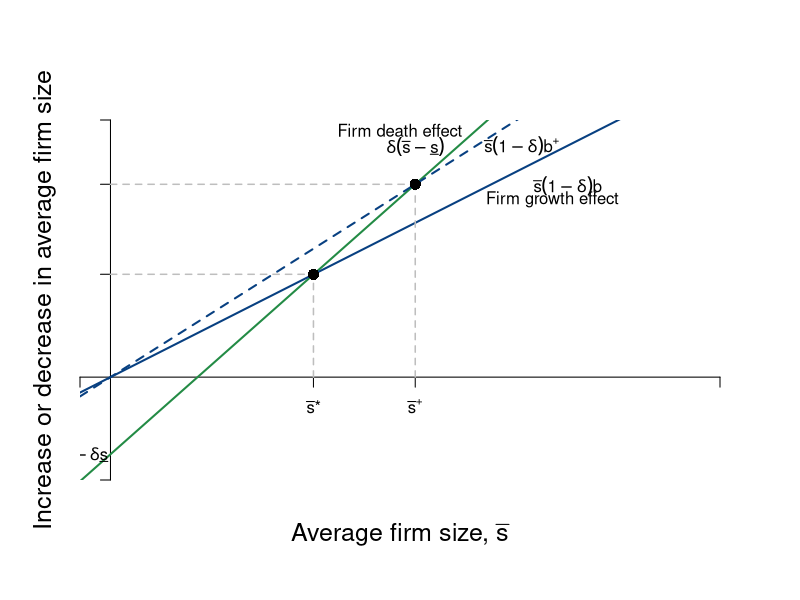

Recreate this plot in R.
require(shape)
pdf(file = "competitionmarkets/number_size_firm.pdf", width = 9, height = 7)

#Set parameters for graphics
axislabelsize <- 1.5
graphlinewidth <- 2
segmentlinewidth <- 1.5

COL <- c("#7fc97f", "#beaed4", "#fdc086", "#ffff99", "#386cb0", "#f0027f", "#bf5b17", "#666666")
COLA <- c("#99d8c9","#66c2a4","#41ae76", "#238b45", "#005824")
COLB <- c("#4eb3d3", "#2b8cbe", "#0868ac","#084081")

par(mar =  c(6, 4, 6, 4))

A <- function(s2 = 2.1, x, pmin = -6) {
 (pmin + s2*x)
}

B <- function(s1 = 1.2, x) {
  (0 + s1*x)
}  

C <- function(s1 = 1.5, x) {
  (0 + s1*x)
}  


xlims <- c(-1, 20)
ylims <- c(-8, 20)

npts <- 501 
x <- seq(xlims[1], xlims[2], length.out = npts)
y <- seq(ylims[1], ylims[2], length.out = npts) 

plot(0, 0, xlim = xlims, ylim = ylims, type = "n",
     xlab = expression(paste("")),
     ylab = expression(paste("")), 
     xaxt = "n", 
     yaxt = "n", 
     cex.lab = axislabelsize, 
     bty = "n",
     xaxs="i", 
     yaxs="i")

 ticksy <- seq(from = -7, to = ylims[2], by = 2)
 ylabels <- seq(from = 0, to = ylims[2], by = 2)
 ticksx <- seq(from = 0, to = xlims[2], by = 2)
 xlabels <- seq(from = 0, to = xlims[2], by = 2)
 
 
ticksy <- c(-8, 8, 15, ylims[2])
ylabels <- c(NA, NA, NA, NA)
ticksx <- c(-1, 6.66, 10, xlims[2])
xlabels <- c(NA, expression(paste(bar(s),"*")),expression(paste(bar(s)^"+")),NA)
 
 

axis(1, at = ticksx, pos = 0, labels = xlabels)
axis(2, at = ticksy, pos = 0, labels = ylabels, las = 1)


npts <- 500 
xx1 <- seq(xlims[1], xlims[2], length.out = npts)

lines(xx1, A(xx1, s2 = 2.1, pmin = -6), col = COLA[4], lwd = graphlinewidth)
lines(xx1, B(xx1, s1 = 1.2), col = COLB[4], lwd = graphlinewidth)
lines(xx1, C(xx1, s1 = 1.5), col = COLB[4], lwd = graphlinewidth, lty=2)

mtext(expression(paste("Average firm size, ", bar(s))), side=1, line = 2.5, cex = axislabelsize)
text(-2, 0.5*ylims[2], expression(paste("")), xpd = TRUE, cex = axislabelsize, srt = 90)
mtext(expression(paste("Increase or decrease in average firm size")), side=2, line = 1, cex = axislabelsize)



segments(0, 8, 6.66, lty = 2, col = "gray" , lwd = segmentlinewidth)
segments(6.66, 0, 6.66, 8, lty = 2, col = "gray" , lwd = segmentlinewidth)
points(6.66, 8, pch = 16, col = "black", cex = 1.5)

segments(0, 15, 10, lty = 2, col = "gray" , lwd = segmentlinewidth)
segments(10, 0, 10, 15, lty = 2, col = "gray" , lwd = segmentlinewidth)

points(10, 15, pch = 16, col = "black", cex = 1.5)
text(-0.65, -6, expression(-delta*underline(s)) )

#Label the figures
text(10, A(x=11.4), expression(delta(bar(s) - underline(s))))
text(15, B(x=12.4), expression(bar(s)(1 - delta)*b))
text(13.5, C(x=12), expression(paste(bar(s)(1 - delta)*b^"+")))
text(9.5, A(x=12), expression(paste("Firm death effect")))
text(14.5, B(x=11.5), expression(paste("Firm growth effect")))

dev.off()
